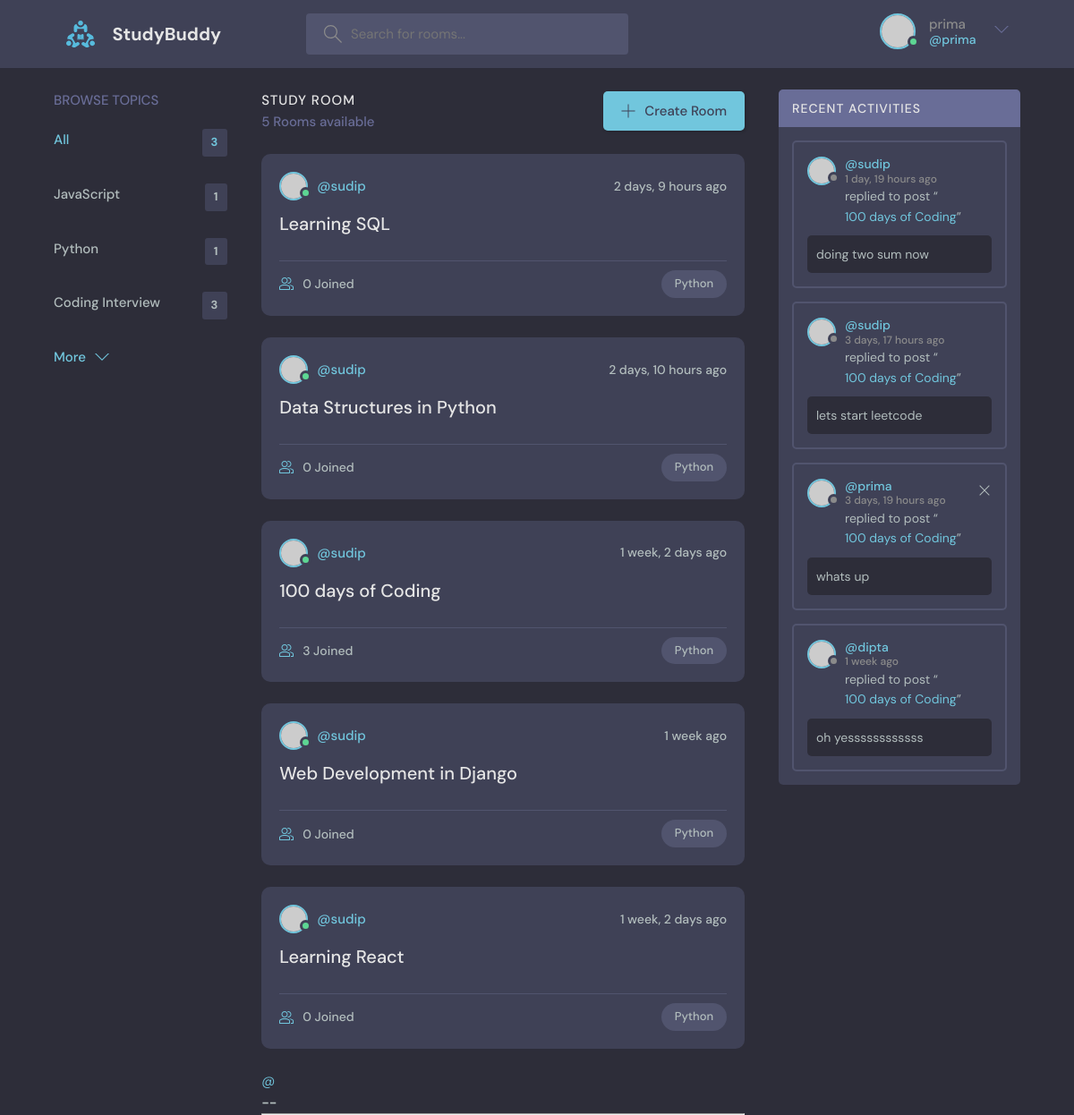
The page / (signed in) on the database its author committed.
### base/models.py (models this page shows, shortened)
class Topics(models.Model):
    name = models.CharField(max_length=200)

class Room(models.Model):
    host = models.ForeignKey(User, on_delete=models.SET_NULL, null=True)
    participants = models.ManyToManyField(
        User, related_name='participants', blank=True)
    topic = models.ForeignKey(Topics, on_delete=models.SET_NULL, null=True)
    name = models.CharField(max_length=200)
    description = models.TextField(null=True, blank=True)
    updated = models.DateTimeField(auto_now=True)
    created = models.DateTimeField(auto_now_add=True)
    class Meta:
        ordering = ['-updated', '-created']
    def __str__(self):
        return self.name

class Message(models.Model):
    user = models.ForeignKey(
        User, on_delete=models.CASCADE, blank=True, null=True)
    room = models.ForeignKey(Room, on_delete=models.CASCADE)
    body = models.TextField()
    updated = models.DateTimeField(auto_now=True)
    created = models.DateTimeField(auto_now_add=True)
    class Meta:
        ordering = ['-updated', '-created']

### base/views.py (the view)
# urls.py: path('', views.home, name='home'),
def home(request):
    q = request.GET.get('q') if request.GET.get('q') != None else ''
    rooms = Room.objects.filter(Q(topic__name__icontains=q) |
                                Q(name__icontains=q)
                                )
    room_count = rooms.count()
    room_message = Message.objects.filter(Q(room__name__icontains=q))
    if q == '':
        rooms = Room.objects.all()
    topics = Topics.objects.all()
    context = {'rooms': rooms, 'topics': topics,
               'room_count': room_count, 'room_message': room_message}
    return render(request, 'base/home.html', context)

### base/templates/base/home.html (shortened to what this page needs)
{% extends 'main.html' %}
{% block content %}
    <main class="layout layout--3">
      <div class="container">
        {% include 'base/topics_component.html' %}
        <div class="roomList">
          <div class="roomList__header">
            <div>
              <h2>Study Room</h2>
              <p>{{room_count}} Rooms available</p>
            </div>
            <a class="btn btn--main" href="{% url 'create-room' %}">
              <svg version="1.1" xmlns="http://www.w3.org/2000/svg" width="32" height="32" viewBox="0 0 32 32">
                <title>add</title>
                <path
                  d="M16.943 0.943h-1.885v14.115h-14.115v1.885h14.115v14.115h1.885v-14.115h14.115v-1.885h-14.115v-14.115z"
                ></path>
              </svg>
              Create Room
            </a>
          </div>
          {% include 'base/feed_component.html' %}
        </div>
        {% include 'base/activity_component.html' %}
      </div>
    </main>
{% endblock %}

### templates/navbar.html (shortened to what this page needs)
{% load static %}
<header class="header header--loggedIn">
    <div class="container">
        <a href="{% url 'home' %}" class="header__logo">
            <img src="{% static 'images/logo.svg' %}" />
            <h1>StudyBuddy</h1>
        </a>
        <form class="header__search" method="get" action="{% url 'home' %}">
            <label>
                <input name="q" placeholder="Search for rooms..." />
            </label>
        </form>
        <nav class="header__menu">
            {% if request.user.is_authenticated %}
            <div class="header__user">
                <a href="{% url 'user-profile' user.id %}">
                    <div class="avatar avatar--medium active">
                        <img src="https://randomuser.me/api/portraits/men/37.jpg" />
                    </div>
                    <p>{{request.user.username}}<span>@{{request.user.username}}</span></p>
                </a>
                <button class="dropdown-button">
                    <svg version="1.1" xmlns="http://www.w3.org/2000/svg" width="32" height="32" viewBox="0 0 32 32">
                        <title>chevron-down</title>
                        <path d="M16 21l-13-13h-3l16 16 16-16h-3l-13 13z"></path>
                    </svg>
                </button>
            </div>
            {% endif %}
        </nav>
    </div>
</header>

### base/templates/base/topics_component.html
<div class="topics">
    <div class="topics__header">
        <h2>Browse Topics</h2>
    </div>
    <ul class="topics__list">
        <li>
            <a href="{% url 'home' %}" class="active">All <span>{{topics.count}}</span></a>
        </li>
        {% for topic in topics %}
        <li>
            <a href="{% url 'home' %}?q={{topic.name}}">{{topic.name}} <span>{{topic.room_set.all.count}}</span></a>
        </li>
        {% endfor %}
    </ul>
    <a class="btn btn--link" href="{% url 'topics' %}">
        More
        <svg version="1.1" xmlns="http://www.w3.org/2000/svg" width="32" height="32" viewBox="0 0 32 32">
            <title>chevron-down</title>
            <path d="M16 21l-13-13h-3l16 16 16-16h-3l-13 13z"></path>
        </svg>
    </a>
</div>

### base/templates/base/feed_component.html (shortened to what this page needs)
{% for room in rooms %}
<div class="roomListRoom">
    <div class="roomListRoom__header">
        <a href="{% url 'user-profile' room.host.id %}" class="roomListRoom__author">
            <div class="avatar avatar--small active">
                <img src="https://randomuser.me/api/portraits/men/11.jpg" />
            </div>
            <span>@{{room.host.username}}</span>
        </a>
        <div class="roomListRoom__actions">
            <span>{{room.created|timesince}} ago</span>
        </div>
    </div>
    <div class="roomListRoom__content">
        <a href="{% url 'user-profile' room.host.id %}">{{room.name}}</a>
    </div>
    <div class="roomListRoom__meta">
        <a class="roomListRoom__joined">
            {{room.participants.all.count}} Joined
        </a>
        <p class="roomListRoom__topic">Python</p>
    </div>
</div>
{% endfor %}
<div>
    <a href="">@</a>
    <h5> {{room.id}} -- <a href="rooms/{{room.id}}">{{room.name}}</a></h5>
</div>

### base/templates/base/activity_component.html
<div class="activities">
    <div class="activities__header">
        <h2>Recent Activities</h2>
    </div>
    {% for message in room_message %}
    <div class="activities__box">
        <div class="activities__boxHeader roomListRoom__header">
            <a href="{% url 'user-profile' message.user.id %}" class="roomListRoom__author">
                <div class="avatar avatar--small">
                    <img src="https://randomuser.me/api/portraits/women/11.jpg" />
                </div>
                <p>
                    @{{message.user}}
                    <span>{{message.created|timesince}} ago</span>
                </p>
            </a>
            {% if request.user == message.user %}
            <div class="roomListRoom__actions">
                <a href="#">
                    <svg version="1.1" xmlns="http://www.w3.org/2000/svg" width="32" height="32" viewBox="0 0 32 32">
                        <title>remove</title>
                        <path
                            d="M27.314 6.019l-1.333-1.333-9.98 9.981-9.981-9.981-1.333 1.333 9.981 9.981-9.981 9.98 1.333 1.333 9.981-9.98 9.98 9.98 1.333-1.333-9.98-9.98 9.98-9.981z">
                        </path>
                    </svg>
                </a>
            </div>
            {% endif %}
        </div>
        <div class="activities__boxContent">
            <p>replied to post “<a href="{% url 'room' message.room.id %}">{{message.room}}</a>”</p>
            <div class="activities__boxRoomContent">
                {{message.body}}
            </div>
        </div>
    </div>
    {% endfor %}
</div>

### rows shown on the page
Topics: name "JavaScript", room_set.all.count "1"
Topics: name "Python", room_set.all.count "1"
Topics: name "Coding Interview", room_set.all.count "3"
Room: host.username "sudip", created "2 days, 9 hours", name "Learning SQL", participants.all.count "0"
Room: host.username "sudip", created "2 days, 10 hours", name "Data Structures in Python", participants.all.count "0"
Room: host.username "sudip", created "1 week, 2 days", name "100 days of Coding", participants.all.count "3"
Room: host.username "sudip", created "1 week", name "Web Development in Django", participants.all.count "0"
Room: host.username "sudip", created "1 week, 2 days", name "Learning React", participants.all.count "0"
Message: user "sudip", created "1 day, 19 hours", room "100 days of Coding", body "doing two sum now"
Message: user "sudip", created "3 days, 17 hours", room "100 days of Coding", body "lets start leetcode"
Message: user "prima", created "3 days, 19 hours", room "100 days of Coding", body "whats up"
Message: user "dipta", created "1 week", room "100 days of Coding", body "oh yessssssssssss"

### other values the page prints
{{ request.user.username }} "prima"
{{ topics.count }} "3"
{{ room_count }} "5"
